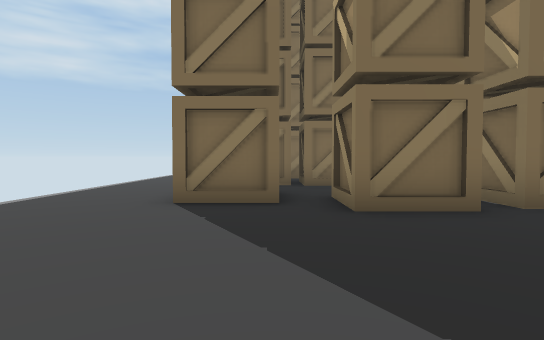
View 1 (above)

24 first-person views from a walk through a 3-D level made in the Unity game engine. The camera is 1.3 m above the floor, tilts 2° down and sees 80° across. The floor is counted in squares, 2 m on a side. Each view is taken from the middle of a square. On the plan, view 1 faces up. The plan holds only what a view shows up to about 10 squares ahead; the rest is blank. The place goes on beyond the plan. The player is left out.

View 2
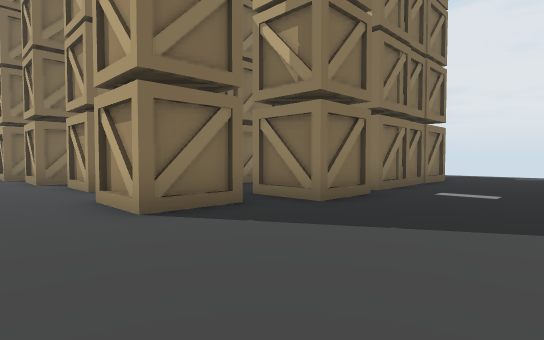

View 3
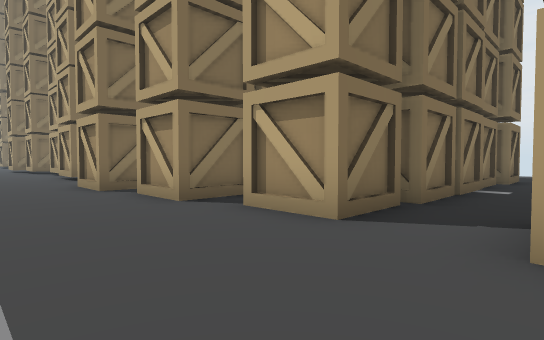

View 4
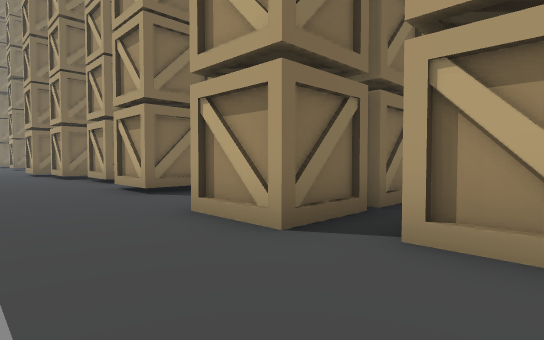

View 5
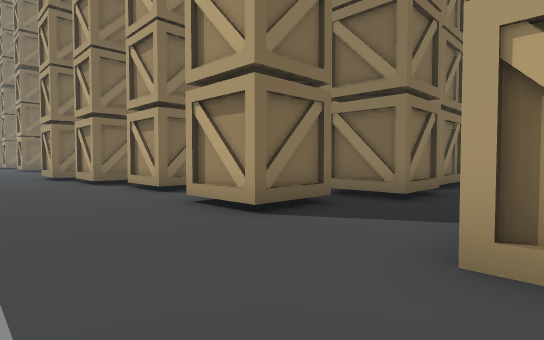

View 6
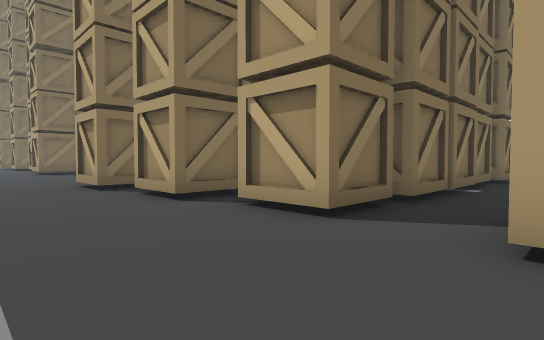

View 7
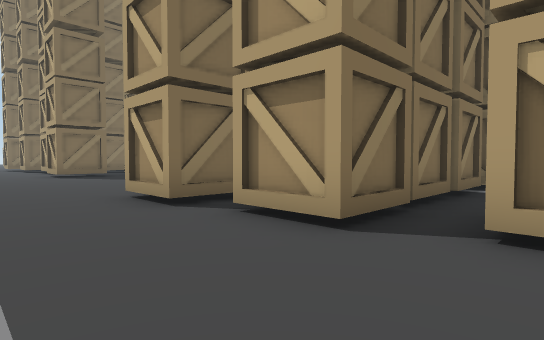

View 8
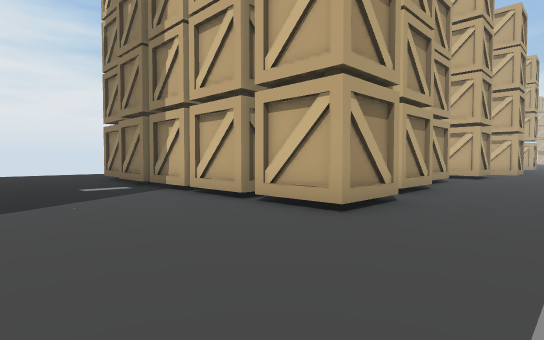

View 9
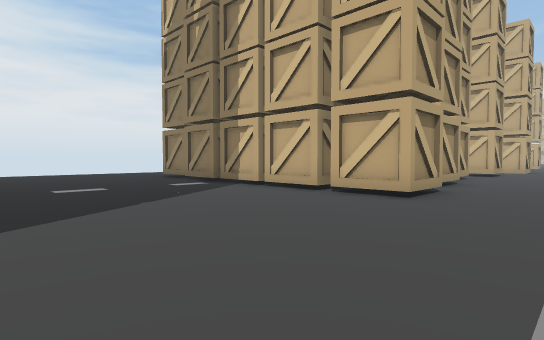

View 10
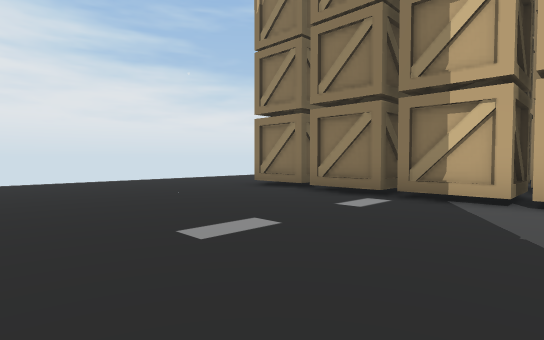

View 11
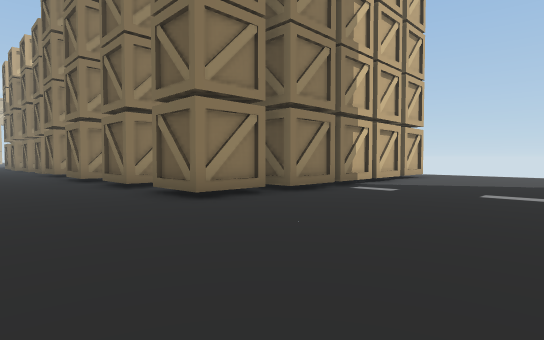

View 12
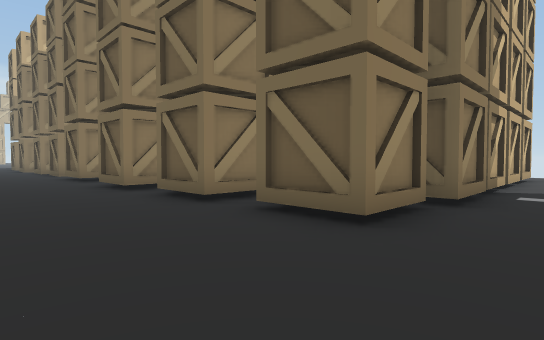

View 13
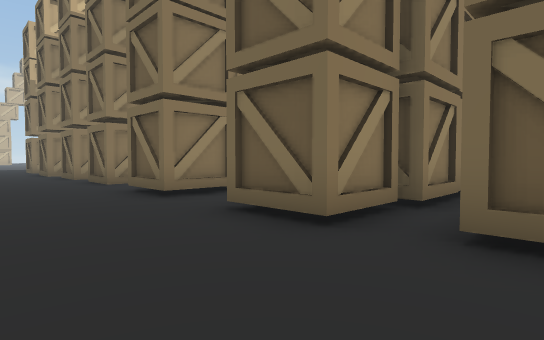

View 14
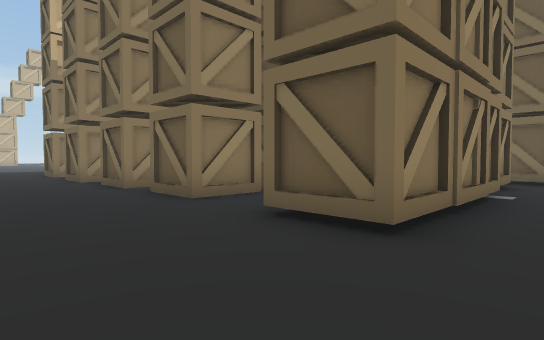

View 15
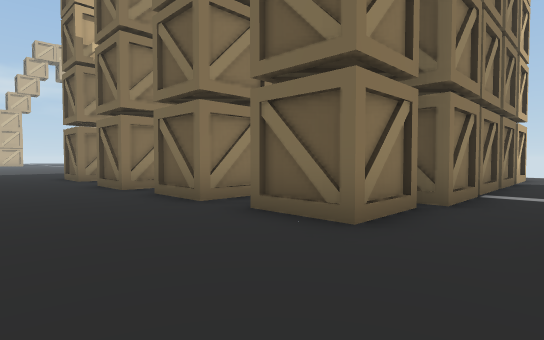

View 16
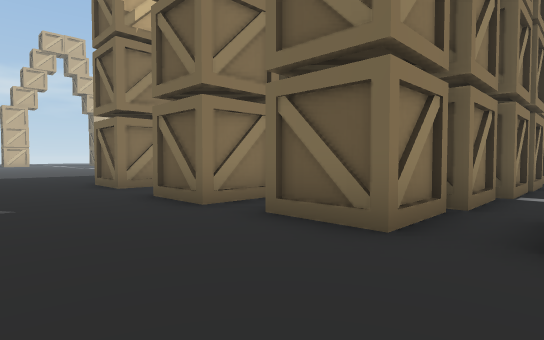

View 17
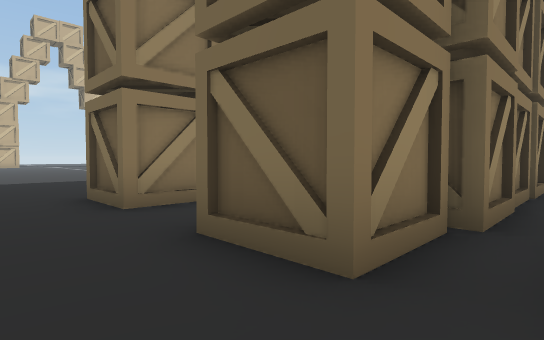

View 18
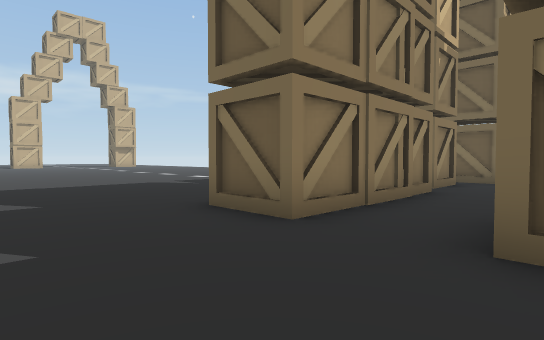

View 19
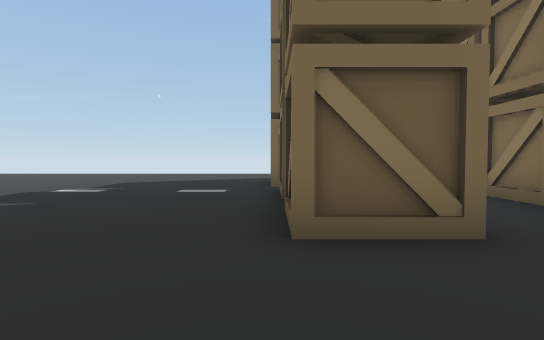

View 20
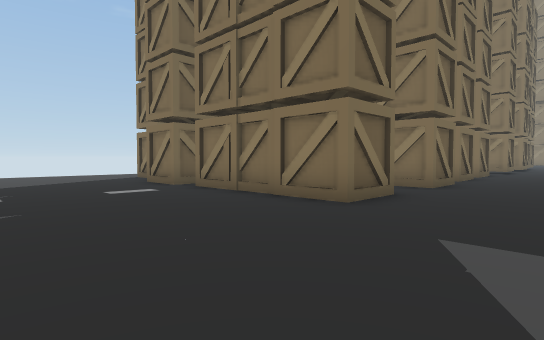

View 21
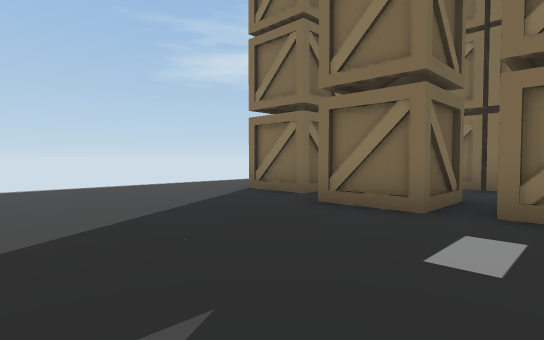

View 22
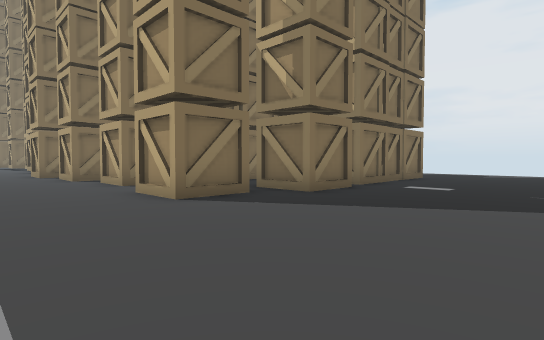

View 23
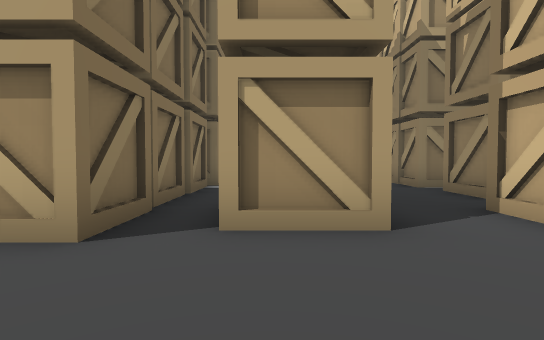

View 24
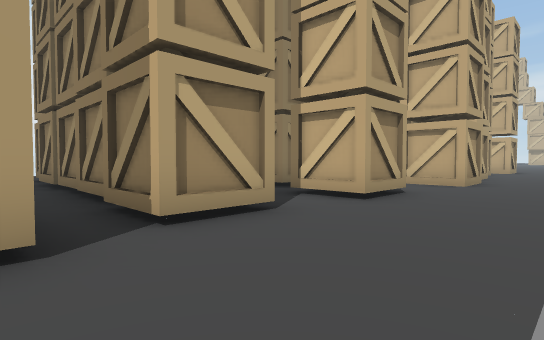

### Floor plan
Key: @ floor where view 1 was taken; # wall or solid block; . floor; O other object.
Columns run from 4 left of view 1 to 10 right of it. Each row starts with its distance up from view 1.
 32 ...........
 31 ...............
 30 ...............
 29 ...............
 28 ...............
 27 ...............
 26 ...#O#####O#...
 25 .... OOOOO #...
 24 ...## OOOO.....
 23 ...O##### OO...
 22 ...............
 21 ...###O###OO...
 20 ...OO##O####...
 19 ...............
 18 ...##....O.O...
 17 ...O## OO  #...
 16 .....OO........
 15 ...............
 14 ...#OO#O#O##...
 13 ...#O## # O#...
 12 ...###O##OO....
 11 ...O##O##  #...
 10 ...............
  9 ...#O#O##O##...
  8 ...####O##O#...
  7 ...............
  6 ...##....O.O...
  5 ...O##O. O #...
  4 .....O#........
  3 ...............
  2 ...............
  1 ...............
  0 ....@..........

Positions as (right, up) in squares from view 1, and headings:
1: (0, 0), facing up
2: (-3, 1), facing up-right
3: (-4, 6), facing up-right
4: (-4, 11), facing up-right
5: (-4, 14), facing up-right
6: (-4, 18), facing up-right
7: (-4, 21), facing up-right
8: (-4, 30), facing down-right
9: (-4, 32), facing down-right
10: (1, 32), facing down-right
11: (10, 31), facing down-left
12: (10, 28), facing down-left
13: (10, 23), facing down-left
14: (10, 19), facing down-left
15: (10, 16), facing down-left
16: (10, 13), facing down-left
17: (9, 10), facing down-left
18: (10, 8), facing down-left
19: (10, 4), facing left
20: (10, 0), facing up-left
21: (4, 0), facing up-left
22: (-4, 0), facing up-right
23: (-4, 9), facing right
24: (-4, 23), facing down-right
